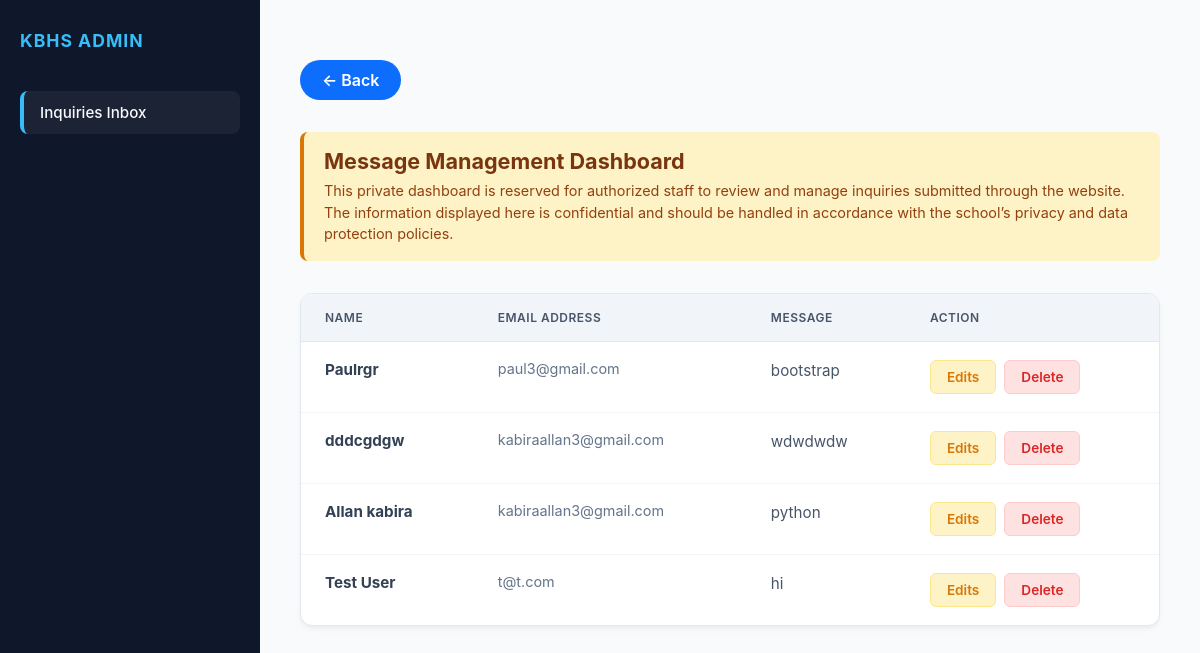
/show/, run on an earlier commit of the app's database.
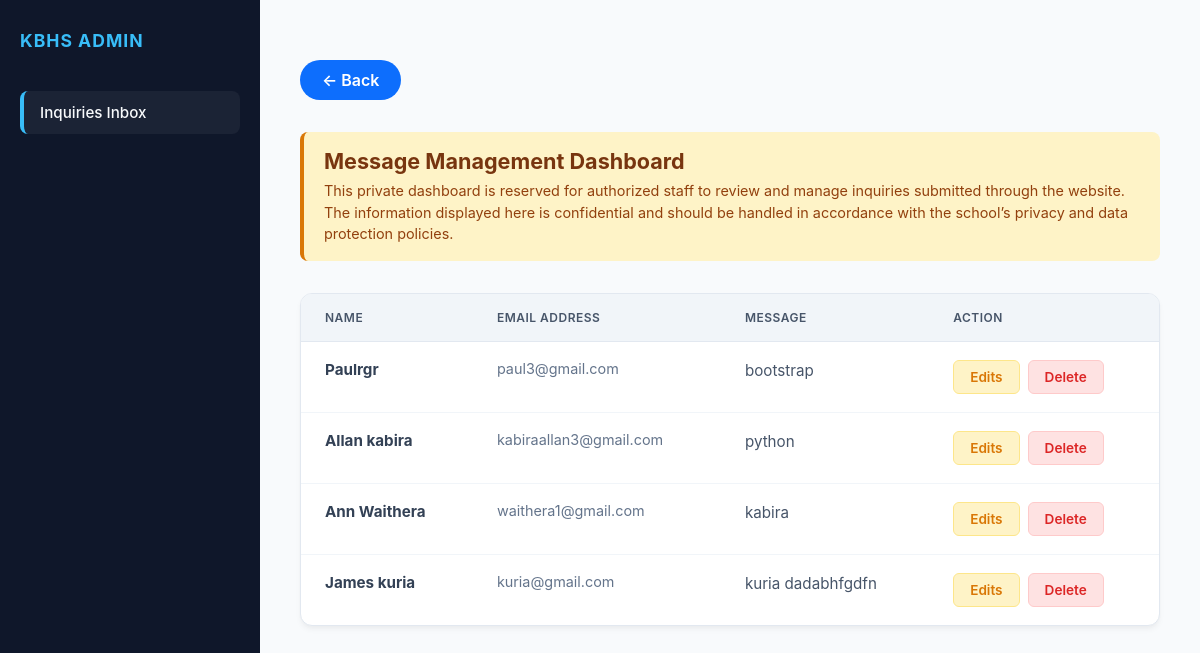
And on a later commit of the database.
### webapp/models.py (models this page shows, shortened)
class Contact(models.Model):
    name = models.CharField(max_length=20)
    email = models.EmailField()
    message = models.TextField()
    category = models.CharField(max_length=50, default='General')

### webapp/views.py (the view)
# urls.py: path('show/', views.show, name='show'),
def show(request):
    all = Contact.objects.all()
    return render(request, 'show.html', {'all': all})

### templates/show.html (shortened to what this page needs)
<!DOCTYPE html>
<html lang="en">
<head>
</head>
<body>
  <aside class="sidebar">
    <div class="sidebar-brand">KBHS Admin</div>
    <ul class="sidebar-menu">
      <li class="sidebar-item">Inquiries Inbox</li>
    </ul>
  </aside>
  <main class="main-content">
    <a href="/" class="back-btn" onclick="if (window.history.length > 1) { window.history.back(); return false; }">
      &#8592; Back
    </a>
    <div class="notice-banner">
      <h2>Message Management Dashboard</h2>
      <p>This private dashboard is reserved for authorized staff to review and manage inquiries submitted through the website. The information displayed here is confidential and should be handled in accordance with the school’s privacy and data protection policies.</p>
    </div>
    <div class="table-container">
      <table>
        <thead>
          <tr>
            <th>Name</th>
            <th>Email Address</th>
            <th>Message</th>
            <th>Action</th>
          </tr>
        </thead>
        <tbody>
          {% for contact in all %}
          <tr>
            <td class="fw-medium"><strong>{{ contact.name }}</strong></td>
            <td class="email-link">{{ contact.email }}</td>
            <td><div class="message-text">{{ contact.message }}</div></td>
            <td>
              <div class="action-group">
                <a href="/edit/{{ contact.id }}" class="btn btn-warning">Edits</a>
                <a href="/delete/{{ contact.id }}" class="btn btn-outline-success">Delete</a>
              </div>
            </td>
          </tr>
          {% endfor %}
        </tbody>
      </table>
    </div>
  </main>
</body>
</html>

What changed in the data, as far as the page shows it:
removed Contact: name "dddcgdgw", email "kabiraallan3@gmail.com", message "wdwdwdw"
removed Contact: name "Test User", email "t@t.com", message "hi"
added Contact: name "Ann Waithera", email "waithera1@gmail.com", message "kabira"
added Contact: name "James kuria", email "kuria@gmail.com", message "kuria dadabhfgdfn"
